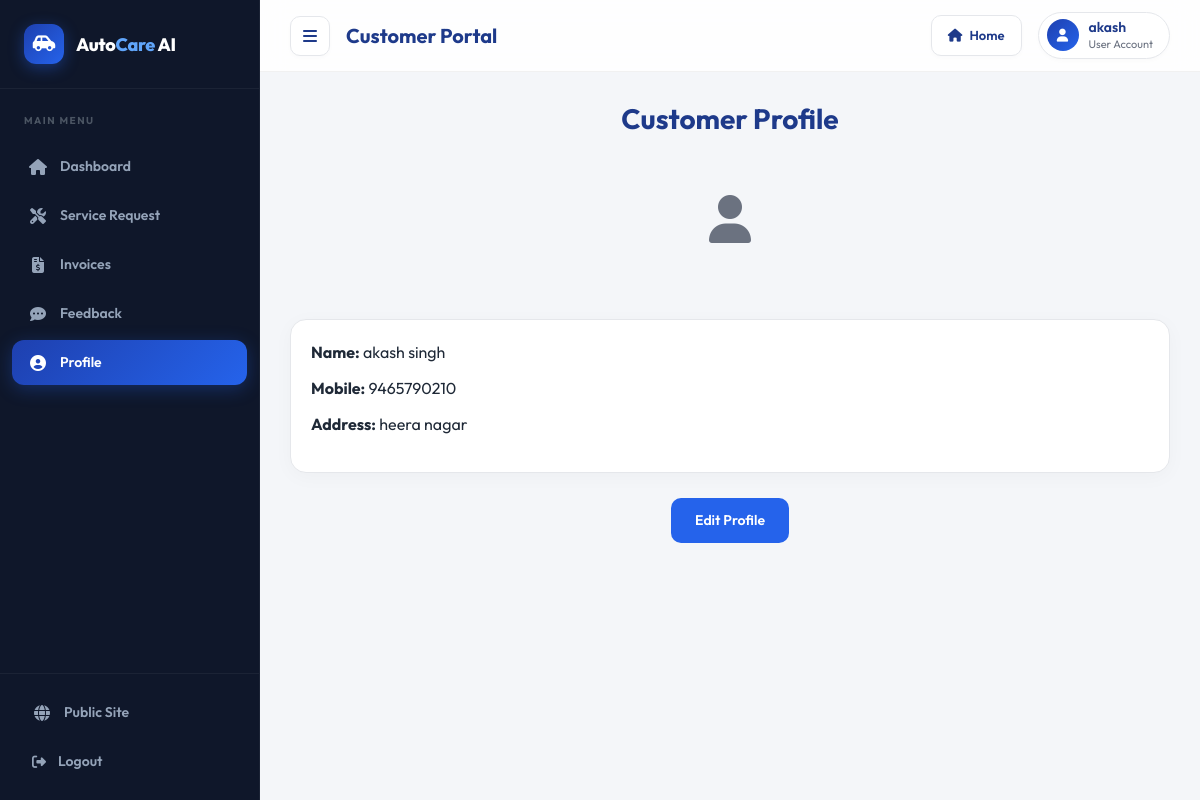
Screenshot of /customer-profile (signed in) with the database file from the repository.
### vehicle/models.py (models this page shows, shortened)
class Customer(models.Model):
    user=models.OneToOneField(User,on_delete=models.CASCADE)
    profile_pic= models.ImageField(upload_to='profile_pic/CustomerProfilePic/',null=True,blank=True)
    address = models.CharField(max_length=40)
    mobile = models.CharField(max_length=20,null=False)
    @property
    def get_name(self):
        return self.user.first_name+" "+self.user.last_name

### vehicle/views.py (the view)
# urls.py: path('customer-profile', views.customer_profile_view,name='customer-profile'),
@login_required(login_url='customerlogin')
@user_passes_test(is_customer)
def customer_profile_view(request):
    customer=models.Customer.objects.get(user_id=request.user.id)
    return render(request,'vehicle/customer_profile.html',{'customer':customer})

### vehicle/views.py (called while the page is built)
def is_customer(user):
    return user.groups.filter(name='CUSTOMER').exists()

### templates/vehicle/customer_profile.html
{% extends 'vehicle/customerbase.html' %}
{% load static %}
{% block content %}
<div class="form-container xyz" style="text-align: center;">
  <h3>Customer Profile</h3>
  {% if customer.profile_pic %}
  <img style="width: 150px; height: 150px; border-radius: 50%; margin: 0 auto 25px; display: block; object-fit: cover; border: 3px solid var(--primary-color);" src="{{ customer.profile_pic.url }}" alt="Profile Pic">
  {% else %}
  <div style="width: 150px; height: 150px; border-radius: 50%; background: var(--bg-color); color: var(--text-muted); display: flex; align-items: center; justify-content: center; font-size: 48px; margin: 0 auto 25px; border: 2px dashed var(--border-color);"><i class="fas fa-user"></i></div>
  {% endif %}
  <div class="card" style="text-align: left; padding: 20px; background: var(--bg-color); border: 1px solid var(--border-color); border-radius: 12px; margin-bottom: 25px;">
    <p style="font-size: 16px; margin-bottom: 12px; color: var(--text-secondary);"><strong>Name:</strong> {{customer.get_name}}</p>
    <p style="font-size: 16px; margin-bottom: 12px; color: var(--text-secondary);"><strong>Mobile:</strong> {{customer.mobile}}</p>
    <p style="font-size: 16px; color: var(--text-secondary);"><strong>Address:</strong> {{customer.address}}</p>
  </div>
  <a href="/edit-customer-profile" class="btn btn-primary" style="padding: 12px 30px; font-size: 15px; border-radius: 8px;">Edit Profile</a>
</div>
{% endblock content %}

### templates/vehicle/customerbase.html (shortened to what this page needs)
<!DOCTYPE html>
{% load static %}
<html lang="en">
<head>
  <link rel="stylesheet" href="https://cdn.jsdelivr.net/npm/bootstrap@4.6.2/dist/css/bootstrap.min.css">
  <link rel="stylesheet" href="https://cdnjs.cloudflare.com/ajax/libs/font-awesome/6.7.1/css/all.min.css">
  <link rel="stylesheet" type="text/css" href="https://cdnjs.cloudflare.com/ajax/libs/Chart.js/2.9.3/Chart.min.css">
  <link rel="stylesheet" href="{% static 'css/dashboard_theme.css' %}">
</head>
<body>
<aside class="sidebar" id="sidebar">
  <div class="sidebar-logo">
    <div class="sidebar-logo-icon"><i class="fas fa-car-side"></i></div>
    <div class="sidebar-logo-text">Auto<span>Care</span> AI</div>
  </div>
  <div class="sidebar-section-label">Main Menu</div>
  <nav class="sidebar-nav">
    <a href="/customer-dashboard" class="sidebar-nav-link {% if request.path == '/customer-dashboard' %}active{% endif %}">
      <i class="fas fa-home"></i> Dashboard
    </a>
    <a href="/customer-request" class="sidebar-nav-link {% if 'request' in request.path %}active{% endif %}">
      <i class="fas fa-tools"></i> Service Request
    </a>
    <a href="/customer-invoice" class="sidebar-nav-link {% if 'invoice' in request.path %}active{% endif %}">
      <i class="fas fa-file-invoice-dollar"></i> Invoices
    </a>
    <a href="/customer-feedback" class="sidebar-nav-link {% if 'feedback' in request.path %}active{% endif %}">
      <i class="fas fa-comment-dots"></i> Feedback
    </a>
    <a href="/customer-profile" class="sidebar-nav-link {% if 'profile' in request.path %}active{% endif %}">
      <i class="fas fa-user-circle"></i> Profile
    </a>
  </nav>
  <div class="sidebar-bottom">
    <a href="/" class="sidebar-nav-link" style="margin-bottom:4px;">
      <i class="fas fa-globe"></i> Public Site
    </a>
    <a href="/logout" class="sidebar-logout">
      <i class="fas fa-sign-out-alt"></i> Logout
    </a>
  </div>
</aside>
<header class="topbar">
  <div class="topbar-left">
    <div class="menu-toggle" onclick="toggleSidebar()"><i class="fas fa-bars"></i></div>
    <span class="topbar-title">Customer Portal</span>
  </div>
  <div class="topbar-right">
    <a href="/" class="home-btn"><i class="fas fa-home"></i> Home</a>
    <div class="topbar-badge">
      <div class="topbar-avatar">
        {% if customer.profile_pic %}
          <img src="{{ customer.profile_pic.url }}" alt="Profile">
        {% else %}
          <i class="fas fa-user" style="font-size:13px;"></i>
        {% endif %}
      </div>
      <div>
        <div class="topbar-name">{{ request.user.first_name|default:"Customer" }}</div>
        <div class="topbar-role">User Account</div>
      </div>
    </div>
  </div>
</header>
<main class="main-wrapper">
  {% block content %}{% endblock content %}
</main>
</body>
</html>

### static/css/dashboard_theme.css (style rules this page uses)
.main-wrapper { font-family: 'Outfit', sans-serif; }
.main-wrapper h1, .main-wrapper h2, .main-wrapper h3, .main-wrapper h4, .main-wrapper h5, .main-wrapper h6 { color: #1e3a8a; font-weight: 700; }
.main-wrapper p, .main-wrapper span { color: #4b5563; }
.main-wrapper .card { background: #ffffff !important; border: 1px solid #e5e7eb !important; border-radius: 16px !important; box-shadow: 0 4px 20px rgba(0, 0, 0, 0.03) !important; margin-bottom: 30px; overflow: hidden; transition: transform 0.25s ease, box-shadow 0.25s ease; }
.main-wrapper .btn, .main-wrapper input[type=submit] { border-radius: 10px !important; font-weight: 600 !important; font-size: 14px !important; padding: 12px 24px !important; transition: all 0.25s ease !important; border: none !important; cursor: pointer; text-decoration: none; }
.main-wrapper .btn-primary { background: #2563eb !important; color: #fff !important; }

### rows the page displays
Customer: get_name "akash singh", mobile "9465790210", address "heera nagar"

### other values shown
{{ request.user.first_name|default:"Customer" }} "akash"
